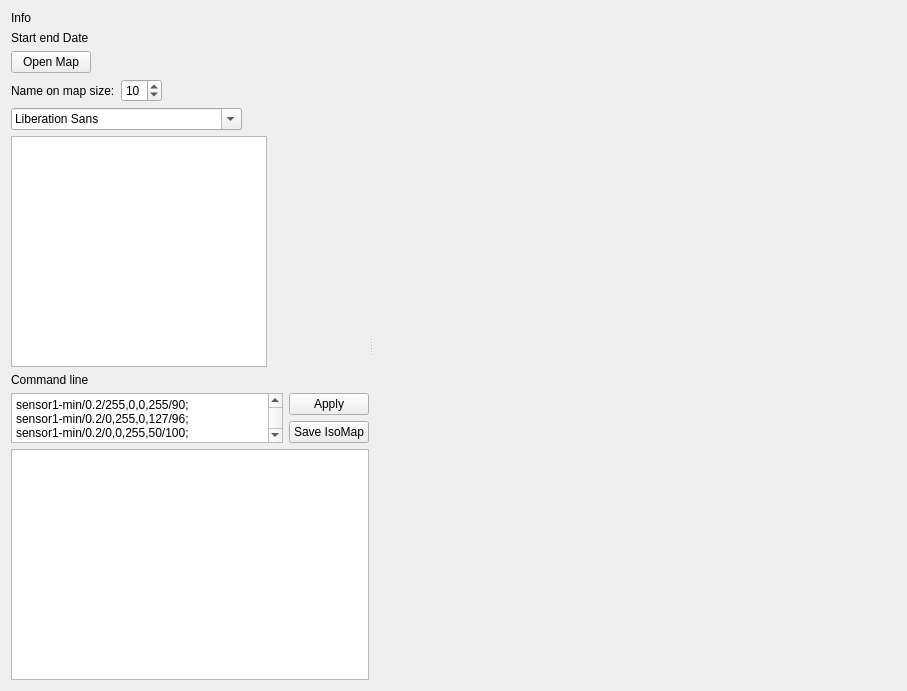
<?xml version="1.0" encoding="UTF-8"?>
<ui version="4.0">
 <class>ParameterWiget</class>
 <widget class="QWidget" name="ParameterWiget">
  <property name="geometry">
   <rect>
    <x>0</x>
    <y>0</y>
    <width>907</width>
    <height>691</height>
   </rect>
  </property>
  <property name="windowTitle">
   <string>Form</string>
  </property>
  <layout class="QHBoxLayout" name="horizontalLayout">
   <item>
    <widget class="QSplitter" name="splitter">
     <property name="frameShape">
      <enum>QFrame::NoFrame</enum>
     </property>
     <property name="frameShadow">
      <enum>QFrame::Raised</enum>
     </property>
     <property name="orientation">
      <enum>Qt::Horizontal</enum>
     </property>
     <property name="childrenCollapsible">
      <bool>false</bool>
     </property>
     <widget class="QWidget" name="verticalLayoutWidget">
      <layout class="QVBoxLayout" name="verticalLayout">
       <item>
        <widget class="QLabel" name="label">
         <property name="sizePolicy">
          <sizepolicy hsizetype="Maximum" vsizetype="Maximum">
           <horstretch>0</horstretch>
           <verstretch>0</verstretch>
          </sizepolicy>
         </property>
         <property name="text">
          <string>Info</string>
         </property>
        </widget>
       </item>
       <item>
        <widget class="QLabel" name="label_startEndDate">
         <property name="sizePolicy">
          <sizepolicy hsizetype="Maximum" vsizetype="Maximum">
           <horstretch>0</horstretch>
           <verstretch>0</verstretch>
          </sizepolicy>
         </property>
         <property name="text">
          <string>Start end Date</string>
         </property>
        </widget>
       </item>
       <item>
        <layout class="QHBoxLayout" name="horizontalLayout_4">
         <item>
          <widget class="QPushButton" name="pushButton_openMap">
           <property name="sizePolicy">
            <sizepolicy hsizetype="Maximum" vsizetype="Fixed">
             <horstretch>0</horstretch>
             <verstretch>0</verstretch>
            </sizepolicy>
           </property>
           <property name="text">
            <string>Open Map</string>
           </property>
          </widget>
         </item>
         <item>
          <spacer name="horizontalSpacer_2">
           <property name="orientation">
            <enum>Qt::Horizontal</enum>
           </property>
           <property name="sizeHint" stdset="0">
            <size>
             <width>40</width>
             <height>20</height>
            </size>
           </property>
          </spacer>
         </item>
        </layout>
       </item>
       <item>
        <layout class="QHBoxLayout" name="horizontalLayout_3">
         <item>
          <widget class="QLabel" name="label_4">
           <property name="sizePolicy">
            <sizepolicy hsizetype="Maximum" vsizetype="Preferred">
             <horstretch>0</horstretch>
             <verstretch>0</verstretch>
            </sizepolicy>
           </property>
           <property name="text">
            <string>Name on map size:</string>
           </property>
          </widget>
         </item>
         <item>
          <widget class="QSpinBox" name="spinBox_fontSize">
           <property name="sizePolicy">
            <sizepolicy hsizetype="Fixed" vsizetype="Fixed">
             <horstretch>0</horstretch>
             <verstretch>0</verstretch>
            </sizepolicy>
           </property>
           <property name="minimum">
            <number>1</number>
           </property>
           <property name="value">
            <number>10</number>
           </property>
          </widget>
         </item>
         <item>
          <spacer name="horizontalSpacer">
           <property name="orientation">
            <enum>Qt::Horizontal</enum>
           </property>
           <property name="sizeHint" stdset="0">
            <size>
             <width>40</width>
             <height>20</height>
            </size>
           </property>
          </spacer>
         </item>
        </layout>
       </item>
       <item>
        <widget class="QFontComboBox" name="fontComboBox_nameFont">
         <property name="sizePolicy">
          <sizepolicy hsizetype="Maximum" vsizetype="Fixed">
           <horstretch>0</horstretch>
           <verstretch>0</verstretch>
          </sizepolicy>
         </property>
        </widget>
       </item>
       <item>
        <widget class="QListView" name="listView_names">
         <property name="sizePolicy">
          <sizepolicy hsizetype="Maximum" vsizetype="Expanding">
           <horstretch>0</horstretch>
           <verstretch>0</verstretch>
          </sizepolicy>
         </property>
         <property name="editTriggers">
          <set>QAbstractItemView::NoEditTriggers</set>
         </property>
         <property name="selectionMode">
          <enum>QAbstractItemView::NoSelection</enum>
         </property>
        </widget>
       </item>
       <item>
        <widget class="QLabel" name="label_2">
         <property name="sizePolicy">
          <sizepolicy hsizetype="Maximum" vsizetype="Preferred">
           <horstretch>0</horstretch>
           <verstretch>0</verstretch>
          </sizepolicy>
         </property>
         <property name="text">
          <string>Command line</string>
         </property>
        </widget>
       </item>
       <item>
        <layout class="QHBoxLayout" name="horizontalLayout_2">
         <item>
          <widget class="QPlainTextEdit" name="plainTextEdit_commandLine">
           <property name="sizePolicy">
            <sizepolicy hsizetype="Expanding" vsizetype="Maximum">
             <horstretch>0</horstretch>
             <verstretch>0</verstretch>
            </sizepolicy>
           </property>
           <property name="maximumSize">
            <size>
             <width>16777215</width>
             <height>50</height>
            </size>
           </property>
           <property name="plainText">
            <string>sensor1-min/0.2/255,0,0,255/90;
sensor1-min/0.2/0,255,0,127/96;
sensor1-min/0.2/0,0,255,50/100;</string>
           </property>
          </widget>
         </item>
         <item>
          <layout class="QVBoxLayout" name="verticalLayout_2">
           <item>
            <widget class="QPushButton" name="pushButton_apply">
             <property name="sizePolicy">
              <sizepolicy hsizetype="Maximum" vsizetype="Fixed">
               <horstretch>0</horstretch>
               <verstretch>0</verstretch>
              </sizepolicy>
             </property>
             <property name="text">
              <string>Apply</string>
             </property>
            </widget>
           </item>
           <item>
            <widget class="QPushButton" name="pushButton_saveMap">
             <property name="sizePolicy">
              <sizepolicy hsizetype="Maximum" vsizetype="Fixed">
               <horstretch>0</horstretch>
               <verstretch>0</verstretch>
              </sizepolicy>
             </property>
             <property name="text">
              <string>Save IsoMap</string>
             </property>
            </widget>
           </item>
          </layout>
         </item>
        </layout>
       </item>
       <item>
        <widget class="QTableView" name="tableView_buoyParams">
         <property name="sizePolicy">
          <sizepolicy hsizetype="Expanding" vsizetype="Expanding">
           <horstretch>0</horstretch>
           <verstretch>0</verstretch>
          </sizepolicy>
         </property>
         <property name="editTriggers">
          <set>QAbstractItemView::NoEditTriggers</set>
         </property>
         <property name="selectionMode">
          <enum>QAbstractItemView::NoSelection</enum>
         </property>
        </widget>
       </item>
      </layout>
     </widget>
     <widget class="Map" name="widget_map" native="true">
      <property name="sizePolicy">
       <sizepolicy hsizetype="Minimum" vsizetype="Preferred">
        <horstretch>0</horstretch>
        <verstretch>0</verstretch>
       </sizepolicy>
      </property>
      <property name="minimumSize">
       <size>
        <width>500</width>
        <height>100</height>
       </size>
      </property>
      <property name="mouseTracking">
       <bool>true</bool>
      </property>
     </widget>
    </widget>
   </item>
  </layout>
 </widget>
 <customwidgets>
  <customwidget>
   <class>Map</class>
   <extends>QWidget</extends>
   <header>map.h</header>
   <container>1</container>
  </customwidget>
 </customwidgets>
 <resources/>
 <connections/>
</ui>
